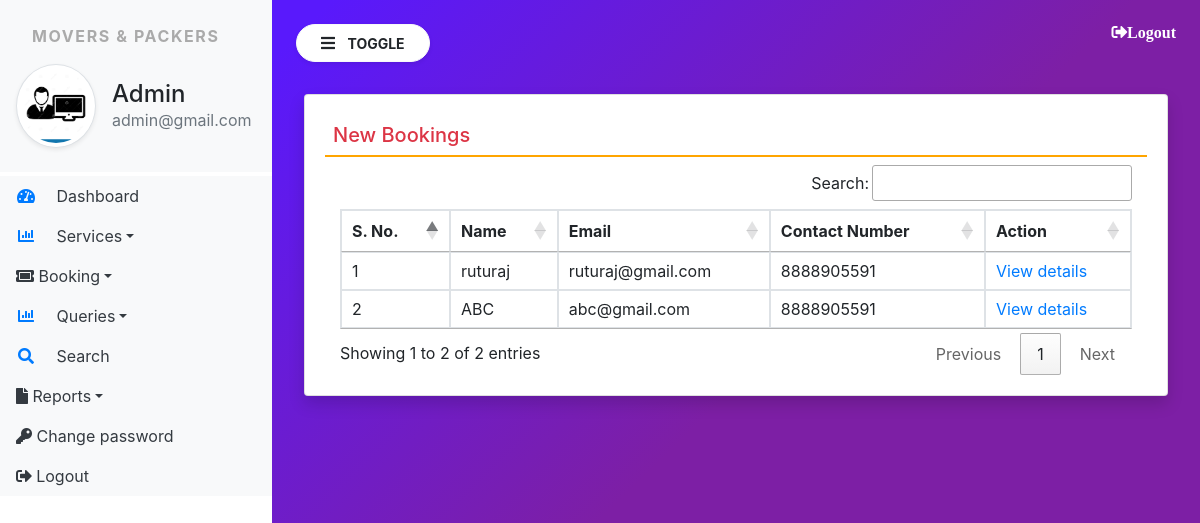
/new_booking/ (signed in), run on the app's committed database.
### moverspackers/models.py (models this page shows, shortened)
class SiteUser(models.Model):
    name = models.CharField(max_length=100, null=True)
    email = models.CharField(max_length=100, null=True)
    mobile = models.CharField(max_length=15, null=True)
    location = models.CharField(max_length=200, null=True)
    shiftinglocation = models.CharField(max_length=200, null=True)
    shiftingdate = models.DateField(max_length=200, null=True)
    briefitems = models.CharField(max_length=100, null=True)
    items = models.CharField(max_length=1000, null=True)
    requestdate = models.DateField(null=True)
    remark = models.CharField(max_length=500, null=True)
    status = models.CharField(max_length=30, null=True)
    updationdate = models.DateField(null=True)

### moverspackers/views.py (the view)
# urls.py: path('new_booking/', new_booking, name='new_booking'),
def new_booking(request):
    if not request.user.is_active:
        return redirect('admin_login')
    booking = SiteUser.objects.filter(status=None)
    return render(request, 'new_booking.html', locals())

### moverspackers/templates/new_booking.html
{% extends 'admin_base.html' %}
{% block content %}
<div class="card shadow m-2">
    <div class="card-body">
        <h5 class="p-2 text-danger" style="border-bottom: 2px solid orange;">New Bookings</h5>
        <div class="container-fluid">
           <table class="table table-bordered" id="example">
               <thead>
                   <tr>
                       <th>S. No.</th>
                       <th>Name</th>
                       <th>Email</th>
                       <th>Contact Number</th>
                       <th>Action</th>
                   </tr>
               </thead>
               <tbody>
                   {% for i in booking %}
                        <tr>
                            <td>{{forloop.counter}}</td>
                            <td>{{i.name}}</td>
                            <td>{{i.email}}</td>
                            <td>{{i.mobile}}</td>
                            <td><a href="{% url 'view_bookingdetail' i.id %}" style="width: 80px;">View details</a>
                            </td>
                        </tr>
                    {% endfor %}
               </tbody>
           </table>
        </div>
    </div>
</div>
{% endblock %}

### moverspackers/templates/admin_base.html (shortened to what this page needs)
{% load static %}
<html>
<head>
  <link rel="stylesheet" href="https://cdn.jsdelivr.net/npm/bootstrap@4.6.1/dist/css/bootstrap.min.css">
<link rel="stylesheet" href="{% static 'css/sidebar.css' %}">
<link rel="stylesheet" href="https://use.fontawesome.com/releases/v5.7.0/css/all.css">
<link rel="stylesheet" href="https://cdn.datatables.net/1.11.4/css/jquery.dataTables.min.css">
<link rel="stylesheet" href="https://cdn.datatables.net/buttons/2.2.2/css/buttons.dataTables.min.css">
</head>
<body>
<div class="bg-white vertical-nav" id="sidebar">
  <div class=" py-4 px-3 bg-light mb-1">
    <p class="font-weight-bold text-uppercase px-3 sidebar-title">Movers & Packers</p>
    <div class="media d-flex align-items-center">
      <img src="{% static 'images/ad3.jpg' %}" width="80" height="80" class="mr-3 rounded-circle img-thumbnail shadow-sm">
      <div class="media-body">
          <h4 class="mb-0">Admin</h4>
          <p class="text-muted mb-0">{{request.user.email}}</p>
      </div>
    </div>
  </div>
  <ul class="nav flex-column bg-white">
    <li class="nav-item">
      <a href="{% url 'admin_home' %}" class="nav-link text-dark bg-light">
        <i class="fas fa-tachometer-alt fa-fw mr-3 text-primary"></i>
        Dashboard</a>
    </li>
    <li class="nav-item dropdown">
      <a href="#" class="nav-link dropdown-toggle text-dark bg-light" id="navbardrop" data-toggle="dropdown">
        <i class="fas fa-chart-bar fa-fw mr-3 text-primary"></i>
        Services</a>
    </li>
    <li class="nav-item dropdown">
      <a href="#" class="nav-link dropdown-toggle text-dark bg-light" id="navbardrop" data-toggle="dropdown">
        <i class="fas fa-ticket-alt"></i>
        Booking</a>
    </li>
    <li class="nav-item dropdown">
      <a href="#" class="nav-link dropdown-toggle text-dark bg-light" id="navbardrop" data-toggle="dropdown">
        <i class="fas fa-chart-bar fa-fw mr-3 text-primary"></i>
        Queries</a>
    </li>
    <li class="nav-item">
      <a href="{% url 'search' %}" class="nav-link text-dark bg-light">
        <i class="fa fa-search fa-fw mr-3 text-primary"></i>
        Search</a>
    </li>
    <li class="nav-item dropdown">
      <a href="#" class="nav-link dropdown-toggle text-dark bg-light" id="navbardrop" data-toggle="dropdown">
        <i class="fa fa-file"></i>
        Reports</a>
    </li>
    <li class="nav-item">
      <a href="{% url 'change_password' %}" class="nav-link text-dark bg-light">
        <i class="fa fa-key" aria-hidden="true"></i>
        Change password</a>
    </li>
    <li class="nav-item">
      <a href="{% url 'Logout' %}" class="nav-link text-dark bg-light">
        <i class="fas fa-sign-out-alt"></i>
        Logout</a>
    </li>
  </ul>
</div>
<div class="page-content p-4" id="content">
    <a href="{% url 'Logout' %}" title="logout" class="text-white float-right fas fa-sign-out-alt">Logout</a>
    <button id="sidebarCollapse" type="button" class="btn btn-light bg-white rounded-pill shadow-sm px-4 mb-4">
      <i class="fas fa-bars mr-2"></i>
      <small class="text-uppercase font-weight-bold">Toggle</small>
    </button>
      {% block content %}
      {% endblock %}
</div>
</body>
</html>

### moverspackers/static/css/sidebar.css (style rules this page uses)
.sidebar-title { letter-spacing: 0.1em; color:#aaa; }
body { background-image: linear-gradient(135.9deg,rgba(89,25,252,1) 16.4%,rgba(125,31,165,1) 56.1%); min-height: 100vh; }
.vertical-nav { min-width: 17rem; width: 17rem; height: 100vh; position: fixed; top: 0; left: 0; transition: all 0.4s }
.page-content { width: calc(100%-17rem); margin-left: 17rem; transition: all 0.4s }

### data on the page
SiteUser: name "ruturaj", email "ruturaj@gmail.com", mobile "8888905591"
SiteUser: name "ABC", email "abc@gmail.com", mobile "8888905591"

### other printed values
{{ request.user.email }} "admin@gmail.com"
